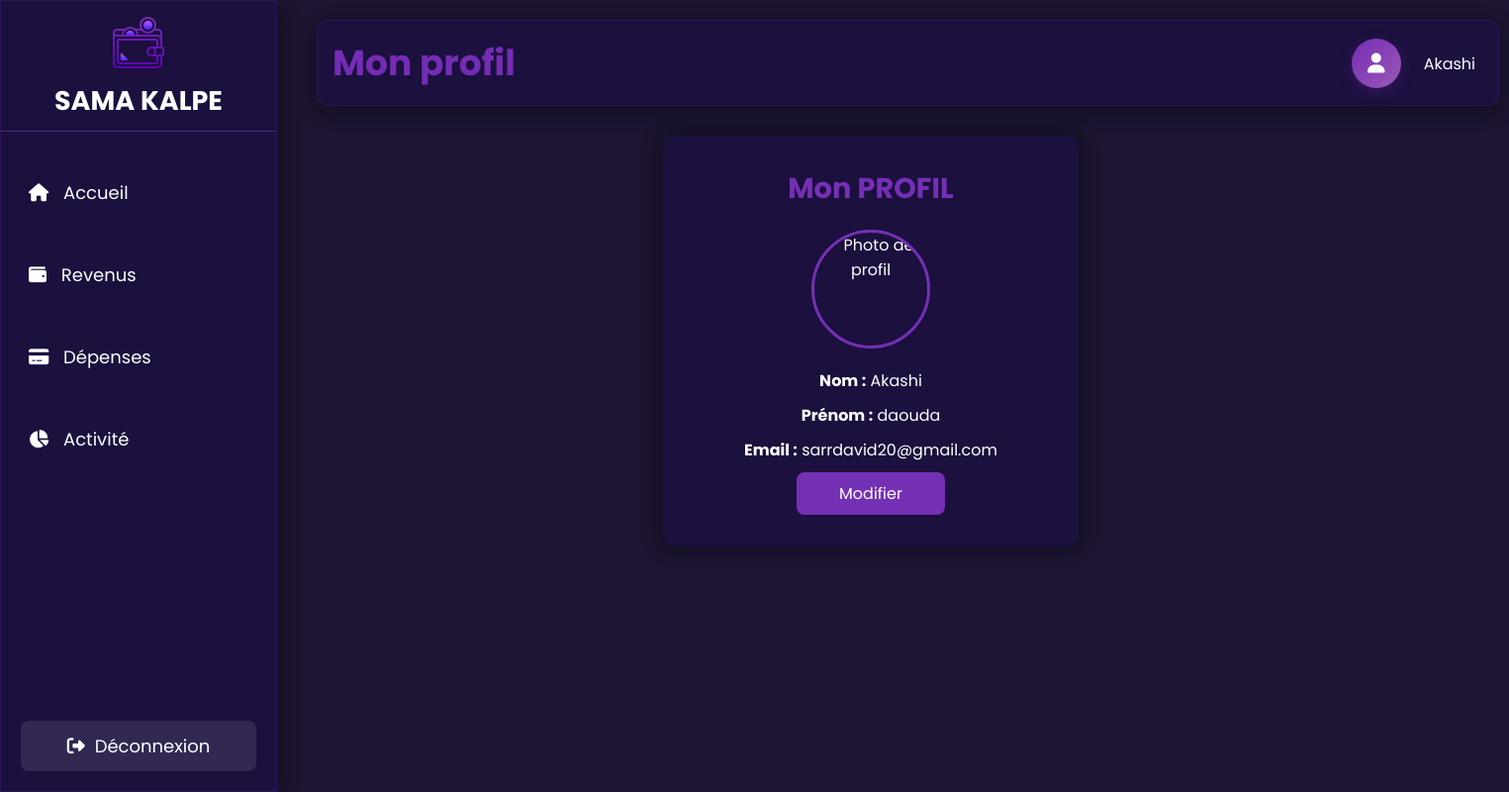
The app's page /profil.php (signed in) with its own data.
### tables this page shows
CREATE TABLE IF NOT EXISTS `utilisateur` (
  `ID_UTILISATEUR` int NOT NULL AUTO_INCREMENT,
  `ID_ROLE` int NOT NULL,
  `NOM_UTILISATEUR` varchar(255) DEFAULT NULL,
  `PRENOM` varchar(255) DEFAULT NULL,
  `EMAIL` varchar(255) DEFAULT NULL,
  `MOT_DE_PASSE` varchar(255) DEFAULT NULL,
  `CODE` int DEFAULT NULL,
  `FLAG_REINITIALISATION` tinyint(1) DEFAULT '0',
  PRIMARY KEY (`ID_UTILISATEUR`),
  KEY `ID_ROLE` (`ID_ROLE`)
);

### profil.php (the view, shortened to what this page needs)
<?php
require_once(__DIR__ . '/config/config.php');
$userId = $_SESSION['id'];
$stmt = $mysqlClient->prepare("SELECT NOM_UTILISATEUR, PRENOM, EMAIL FROM utilisateur WHERE ID_UTILISATEUR = ?");
$stmt->execute([$userId]);
$user = $stmt->fetch();
?>
<!DOCTYPE html>
<html lang="fr">
<head>
    <link rel="stylesheet" href="https://cdnjs.cloudflare.com/ajax/libs/font-awesome/6.6.0/css/all.min.css">
    <link rel="stylesheet" href="CSS/inscription.css">
    <link rel="stylesheet" href="CSS/profil.css">
    <link rel="stylesheet" href="CSS/sidebar.css">
     <link rel="stylesheet" href="CSS/head.css">
    <link rel="stylesheet" href="CSS/dropdown.css">
</head>
<body>
<div class="main-content">
     <header class="head"><h1>Mon profil</h1>
        <div class="profil">
          <a href="profil.php" class="btn-p">
            <i class="fa-solid fa-user"></i>
          </a>
          <div class="user-dropdown">
            <span class="user-name" onclick="toggleDropdown()"><?php echo $user['NOM_UTILISATEUR']; ?></span>
          </div>
        </div>
    </header>
    <div class="Profil">
        <h2>Mon PROFIL</h2>
        <div class="profil-image">
    <img id="preview" src="https://cdn-icons-png.flaticon.com/512/149/149071.png" alt="Photo de profil" class="profile-icon" onclick="document.getElementById('photo').click();"><br><br>
    </div>
    <p><strong>Nom :</strong> <?= htmlspecialchars($user['NOM_UTILISATEUR']) ?></p>
    <p><strong>Prénom :</strong> <?= htmlspecialchars($user['PRENOM']) ?></p>
    <p><strong>Email :</strong> <?= htmlspecialchars($user['EMAIL']) ?></p>
    <a href="edit_profil.php">
        <button type="submit">Modifier</button>
    </a>
    <br>
</div>
    <aside class="sidebar">
        <div  class="titre">
      <a href="accueil.php"><img src="icone/logo.png" alt="logo" class="logo" style="cursor: pointer;" ></a>
      <h1>SAMA KALPE</h1>
      </div>
      <ul>
        <li><a href="accueil.php" style="text-decoration: none;color:white"><i class="fa-solid fa-house"></i> Accueil</a></li>
        <li><a href="revenus.php" style="text-decoration: none;color:white"><i class="fa-solid fa-wallet"></i> Revenus</a></li>
        <li><a href="depenses.php" style="text-decoration: none;color:white"><i class="fa-solid fa-credit-card"></i> Dépenses</a></li>
        <li><a href="activite.php" style="text-decoration: none;color:white"><i class="fa-solid fa-chart-pie"></i> Activité</a></li>
      </ul>
      <div class="sidebar-footer">
        <a href="deconnexion.php" class="logout-sidebar">
          <i class="fa-solid fa-sign-out-alt"></i> Déconnexion
        </a>
      </div>
    </aside>
    </div>
</body>
</html>

### CSS/inscription.css (style rules this page uses)
* { margin: 0; padding: 0; box-sizing: border-box; font-family: 'Poppins', sans-serif; }
body { background-color: #1C1430; height: 100vh; }
p { text-align: center; font-size: 16px; }

### CSS/profil.css (style rules this page uses)
* { margin: 0; padding: 0; box-sizing: border-box; font-family: 'Poppins', sans-serif; }
body { background-color: #1C1430; height: 90vh; color: white; }
.Profil { width: 420px; margin-top: 2%; padding: 2rem; background-color: #1B103E; border-radius: 12px; text-align: center; box-shadow: 0 0 20px rgba(0,0,0,0.4); margin-left: 650px; }
.Profil h2 { color: rgb(116, 48, 180); margin-bottom: 20px; font-size: 1.8rem; }
.profil-image { display: flex; justify-content: center; margin-bottom: 20px; }
.profile-icon { width: 120px; height: 120px; border-radius: 50%; object-fit: cover; cursor: pointer; border: 3px solid rgb(116, 48, 180); transition: transform 0.2s ease-in-out; }
.Profil p { margin: 10px 0; font-size: 1rem; }
.Profil button { width: 150px; height: 43px; background-color: rgb(116, 48, 180); color: white; border: none; border-radius: 8px; font-size: 1rem; cursor: pointer; transition: background-color 0.3s; }

### CSS/sidebar.css (style rules this page uses)
.sidebar { grid-area: sidebar; background: #1b103e; box-shadow: 0 5px 20px rgba(0,0,0,0.3); border: 1px solid rgba(116, 48, 180, 0.2); }
.titre { display: flex; padding: 10px; align-items: center; flex-direction: column; border-bottom: 1px solid #4b2c82; margin-bottom: 30px; }
.sidebar ul { list-style: none; }
.sidebar ul li { padding: 18px; margin-bottom: 20px; margin-left: px; border-radius: 8px; cursor: pointer; transition: 0.3s; }
.sidebar ul li i { margin-right: 10px; margin-left: 10px; }
.sidebar { position: fixed; top: 0; left: 0; height: 100vh; overflow-y: auto; z-index: 1000; width: 280px; font-size: large; }
.sidebar-footer { position: absolute; bottom: 20px; left: 20px; right: 20px; }
.logout-sidebar { display: flex; align-items: center; justify-content: center; gap: 10px; padding: 12px 16px; background-color: rgba(255, 255, 255, 0.1); color: white; text-decoration: none; border-radius: 8px; transition: background-color 0.3s; width: 100%; box-sizing: border-box; }
.main-content { padding: 20px; min-height: 100vh; }

### CSS/head.css (style rules this page uses)
.main-content { display: flex; flex-direction: column; }
.head { background: #1b103e; box-shadow: 0 5px 20px rgba(0,0,0,0.3); border: 1px solid rgba(116, 48, 180, 0.2); padding: 15px; border-radius: 12px; font-size: 18px; display: flex; justify-content: space-between; align-items: center; margin-left: 300px; width: 1195px; }
.head h1 { color: #742CB4; }
.profil { display: flex; align-items: center; gap: 15px; }
.btn-p { width: 50px; height: 50px; border-radius: 50%; background: linear-gradient(135deg, #742CB4 0%, #9B59B6 100%); border: none; color: white; font-size: 20px; cursor: pointer; box-shadow: 0 4px 15px rgba(116, 44, 180, 0.3); display: flex; align-items: center; justify-content: center; }

### CSS/dropdown.css (style rules this page uses)
.user-dropdown { position: relative; display: inline-block; }
.user-name { cursor: pointer; color: white; font-size: 16px; padding: 4px 8px; border-radius: 4px; transition: background-color 0.3s ease; }

### records on screen
utilisateur: NOM_UTILISATEUR "Akashi", PRENOM "daouda", EMAIL "sarrdavid20@gmail.com"
